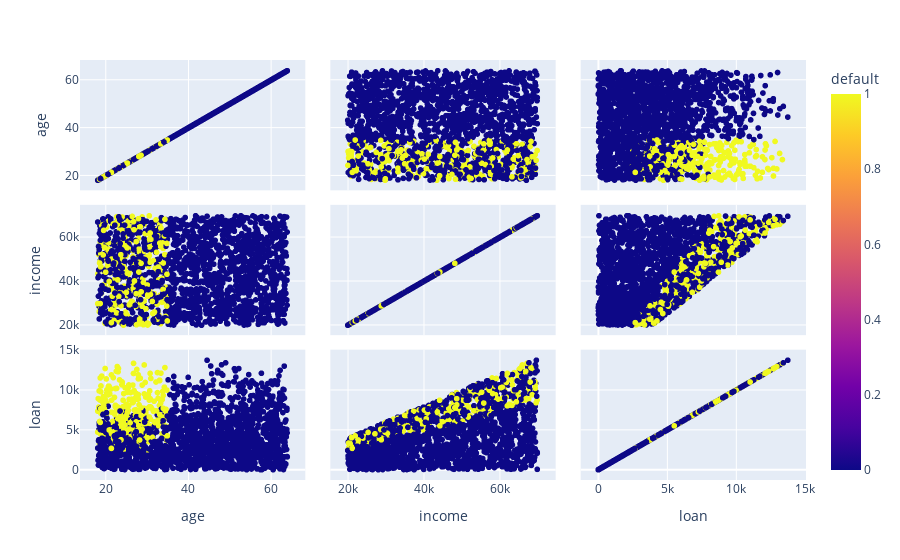

Notebook code cell kept with this figure:
### Code cell
# criação de grafico dinâmico utilizando plotly.express
grafico = px.scatter_matrix(data_credit, dimensions=['age', 'income', 'loan'], color='default') # dispersão. A COR FOI APLICADA EM DEFAULT PAR ANÁLISAR QUEM PAGA E QUEM NÃO PAGA
grafico.show()

### Figure 1 — Plotly figure (JSON) as saved in the notebook; plotly's stock layout.template omitted (floating-point values rounded to 4 significant figures; data arrays with more than 128 entries replaced by an {"elided": "..."} marker saying what was removed)
{"data": [{"dimensions": [{"axis": {"matches": true}, "label": "age", "values": {"elided": "2000 float values"}}, {"axis": {"matches": true}, "label": "income", "values": {"elided": "2000 float values"}}, {"axis": {"matches": true}, "label": "loan", "values": {"elided": "2000 float values"}}], "hovertemplate": "%{xaxis.title.text}=%{x}<br>%{yaxis.title.text}=%{y}<br>default=%{marker.color}<extra></extra>", "legendgroup": "", "marker": {"color": {"elided": "2000 int values"}, "coloraxis": "coloraxis", "symbol": "circle"}, "name": "", "showlegend": false, "type": "splom"}], "layout": {"autosize": true, "coloraxis": {"colorbar": {"title": {"text": "default"}}, "colorscale": [[0, "#0d0887"], [0.1111, "#46039f"], [0.2222, "#7201a8"], [0.3333, "#9c179e"], [0.4444, "#bd3786"], [0.5556, "#d8576b"], [0.6667, "#ed7953"], [0.7778, "#fb9f3a"], [0.8889, "#fdca26"], [1, "#f0f921"]]}, "dragmode": "select", "legend": {"tracegroupgap": 0}, "margin": {"t": 60}, "xaxis": {"autorange": true, "range": [11.96, 70.07], "type": "linear"}, "xaxis2": {"autorange": true, "range": [13380.0, 76630.0], "type": "linear"}, "xaxis3": {"autorange": true, "range": [-1826.0, 15590.0], "type": "linear"}, "yaxis": {"autorange": true, "range": [11.96, 70.07], "type": "linear"}, "yaxis2": {"autorange": true, "range": [13380.0, 76630.0], "type": "linear"}, "yaxis3": {"autorange": true, "range": [-1826.0, 15590.0], "type": "linear"}}}
